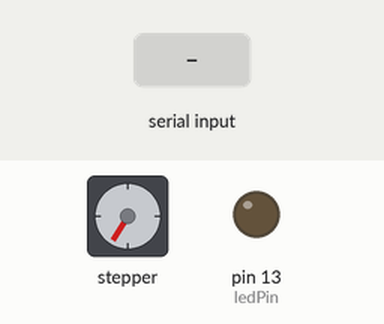
Recording of a sketch running on a simulated Arduino Uno, built with avr-gcc and run on an emulated ATmega328P. Shown: stepper motor, output pins drawn as LEDs (lit = HIGH). Wiring (inferred from the names in the program): stepper motor driver (200 steps per turn assumed): step pin 5; direction pin 4. The test bench sets the inputs (shaded band). Pins used as bus, display or sensor lines are not drawn.

Above: at 1.25 s.
1.3 s: "5\n" received over Serial
At 2.3 s:
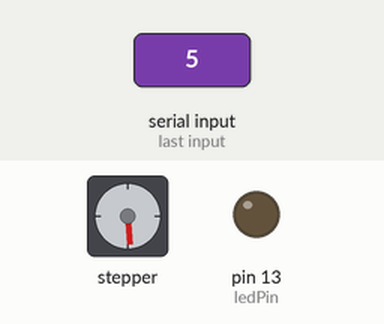
4.3 s: "90,45,200\n" received over Serial
At 4.94 s:
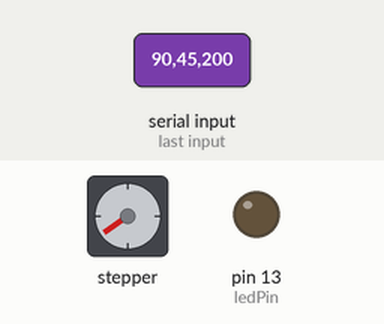
7.3 s: "30,150,10\n" received over Serial
At 7.65 s:
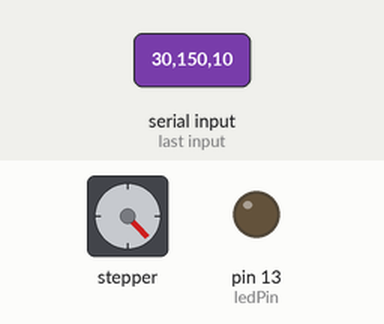
Timing chart, 0 to 16.3 s (numbered marks = the images above; inputs shaded):
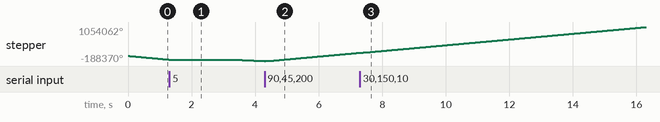

The sketch:

v0.3.ino
```cpp
// (licence header left out)
// constants
const int ledPin = 13;
const int toMax = 1984;
float waitTime1 = 0.003;
float waitTime2 = 0.003;
float waitTime3 = 0.003;
int roundedWaitTime1 = 0;
int roundedWaitTime2 = 0;
int roundedWaitTime3 = 0;
int waitTime;

//stepper driver microstepping pins
const int ms1Pin = 10;
const int ms2Pin = 9;
const int ms3Pin = 8;

//actuator pins and variables
const int stepPin1 = 5; //motor 1
const int dirPin1 = 4;
const int hallPin1 = 3;
int accelChange1;
int accelBin1 = 0;
int decelBin1 = 0;
long currentPos1 = 0;
long targetPos1 = 0;
unsigned long changeTime1 = 0;

const int stepPin2 = 5; //motor 2 (REMEMBER TO CHANGE!)
const int dirPin2 = 4;
const int hallPin2 = 3;
int accelChange2;
int accelBin2 = 0;
int decelBin2 = 0;
long currentPos2 = 0;
long targetPos2 = 0;
unsigned long changeTime2 = 0;

const int stepPin3 = 5; //motor 3 (REMEMBER TO CHANGE! )
const int dirPin3 = 4;
const int hallPin3 = 3;
int accelChange3;
int accelBin3 = 0;
int decelBin3 = 0;
long currentPos3 = 0;
long targetPos3 = 0;
unsigned long changeTime3 = 0;

//motor position data structure
struct motorsAccel {
  int Accel1, Accel2, Accel3, target1, target2, target3;
};

//program variables
int roundedWaitTime;
int hallStatus;
long targetPos;
unsigned long currentTime;
unsigned long difference;

void setup() {
  //change the microstepping
  pinMode(ms1Pin,OUTPUT);
  pinMode(ms2Pin,OUTPUT);
  pinMode(ms3Pin,OUTPUT);
  digitalWrite(ms1Pin,LOW);
  digitalWrite(ms2Pin,HIGH);
  digitalWrite(ms3Pin,LOW);

  //setup the actuator pins
  pinMode(stepPin1,OUTPUT); //motor 1
  pinMode(dirPin1,OUTPUT);
  pinMode(hallPin1,INPUT);

  pinMode(stepPin2,OUTPUT); //motor 2
  pinMode(dirPin2,OUTPUT);
  pinMode(hallPin2,INPUT);

  pinMode(stepPin3,OUTPUT); //motor 3
  pinMode(dirPin3,OUTPUT);
  pinMode(hallPin3,INPUT);

  //onboard LED for troubleshooting
  pinMode(ledPin,OUTPUT);

  Serial.begin(115200);
  // startHoming(stepPin1, dirPin1, hallPin1);
  // startHoming(stepPin2, dirPin2, hallPin2);
  // startHoming(stepPin3, dirPin3, hallPin3);
}

//Homing function
void startHoming(int stepPin, int dirPin, int hallPin){
  int courseDelay = 400;
  int fineDelay = 2000;

  //reset hallStatus variable
  hallStatus = HIGH;

  //start course homing
  digitalWrite(dirPin,LOW);
  hallStatus = digitalRead(hallPin);
  while(hallStatus == HIGH){
    digitalWrite(stepPin,HIGH);
    delayMicroseconds(courseDelay);
    digitalWrite(stepPin,LOW);
    hallStatus = digitalRead(hallPin);
  }
  Serial.println("COURSE HOMING COMPLETE");

  //rewind the actuator a bit to prepare for fine homing
  digitalWrite(dirPin,HIGH);
  for(int i = 0; i<500; i++){
    digitalWrite(stepPin,HIGH);
    delayMicroseconds(courseDelay);
    digitalWrite(stepPin,LOW);
  }
  Serial.println("REWIND COMPLETE");

  //start fine homing
  digitalWrite(dirPin,LOW);
  hallStatus = digitalRead(hallPin);
  while(hallStatus == HIGH){
    digitalWrite(stepPin1,HIGH);
    delayMicroseconds(fineDelay);
    digitalWrite(stepPin1,LOW);
    hallStatus = digitalRead(hallPin);
  }
  Serial.println("FINE HOMING COMPLETE");
}

//based on a target position, this creates a plan of the motion to reach target
int motionPlanning(int currentPos, int targetPos, int dirPin){

  //find and return the step where acceleration changes
  int totalSteps = abs(targetPos-currentPos);
  int accelChange;
  if(totalSteps > 2*toMax){
    accelChange = totalSteps - toMax;
  }else{
    accelChange = round(totalSteps/2);
  }

  //set the direction pin based on the direction of the target
  if(targetPos > currentPos){
    digitalWrite(dirPin, HIGH);
  }else{
    digitalWrite(dirPin, LOW);
  }
  return accelChange;
}

//function to return the next delay value for positive acceleration
float positiveAcceleration(float waitTime) {
  float dVelocity = waitTime * 4000;
  waitTime = 1/(dVelocity+1/waitTime);
  if (waitTime < 0.00025){
    waitTime = 0.00025;
  }
  return waitTime;
}

//function to return the next delay value for negative acceleration
float negativeAcceleration(float waitTime) {
  float dVelocity = waitTime * -4000;
  waitTime = 1/(dVelocity+1/waitTime);
  if (waitTime > 0.003){
    waitTime = 0.003;
  }
  return waitTime;
}

//function that returns the next delay needed for any motor
float nextTime(int *accelBin, int *decelBin, float waitTime){
  if(*accelBin !=0){
    waitTime = positiveAcceleration(waitTime);
    (*accelBin)--;
  } else if(*decelBin !=0){
    waitTime = negativeAcceleration(waitTime);
    (*decelBin)--;
  } else {
    waitTime = 0;
  }

  return waitTime;
}


//
motorsAccel motorParser() {
  //Motor target parser
  while (Serial.available() > 0){
    targetPos1 = Serial.parseInt();
    targetPos2 = Serial.parseInt();
    targetPos3 = Serial.parseInt();

    //newline indicates finished
    if (Serial.read() == '\n'){
      //constrain target so that motors don't overextend (CHANGE TO CORRECT ENDPOINTS!)
      targetPos1 = constrain(targetPos1, 0, 1000);
      targetPos2 = constrain(targetPos2, 0, 1000);
      targetPos3 = constrain(targetPos3, 0, 1000);

      //run motion planning
      accelChange1 = motionPlanning(currentPos1, targetPos1, dirPin1);
      accelChange2 = motionPlanning(currentPos2, targetPos2, dirPin2);
      accelChange3 = motionPlanning(currentPos3, targetPos3, dirPin3);

      motorsAccel Vulcan = {accelChange1, accelChange2, accelChange3, targetPos1, targetPos2, targetPos3};
      return Vulcan;
    }
  }
}

void loop() {
  //run parser
  if (Serial.available() > 0){
    motorsAccel Vulcan = motorParser();

    //get accelBin and decelBin
    accelBin1 = Vulcan.Accel1;
    accelBin2 = Vulcan.Accel2;
    accelBin3 = Vulcan.Accel3;
    decelBin1 = abs(Vulcan.target1 - currentPos1) - accelBin1;
    decelBin2 = abs(Vulcan.target2 - currentPos2) - accelBin2;
    decelBin3 = abs(Vulcan.target3 - currentPos3) - accelBin3;

    waitTime1 = nextTime(&accelBin1, &decelBin1, waitTime1);
    waitTime2 = nextTime(&accelBin2, &decelBin2, waitTime2);
    waitTime3 = nextTime(&accelBin3, &decelBin3, waitTime3);

    roundedWaitTime1 = round(waitTime1*1000000);
    roundedWaitTime2 = round(waitTime2*1000000);
    roundedWaitTime3 = round(waitTime3*1000000);

    changeTime2 = micros() + roundedWaitTime2;
    changeTime1 = micros() + roundedWaitTime1;
    changeTime3 = micros() + roundedWaitTime3;
  }

  currentTime = micros();

  if (currentTime > changeTime1){
    digitalWrite(stepPin1, HIGH);
    digitalWrite(stepPin1, LOW);
    if (accelBin1 != 0 || decelBin1 != 0){
      waitTime1 = nextTime(&accelBin1, &decelBin1, waitTime1);
      roundedWaitTime1 = round(waitTime1*1000000);
      changeTime1 = currentTime + roundedWaitTime1;
    }
  }

  if (currentTime > changeTime2){
    digitalWrite(stepPin2, HIGH);
    digitalWrite(stepPin2, LOW);
    if (accelBin2 != 0 || decelBin2 != 0){
      waitTime2 = nextTime(&accelBin2, &decelBin2, waitTime2);
      roundedWaitTime2 = round(waitTime2*1000000);
      changeTime2 = currentTime + roundedWaitTime2;
    }
  }

  if (currentTime > changeTime3){
    digitalWrite(stepPin3, HIGH);
    digitalWrite(stepPin3, LOW);
    if (accelBin3 != 0 || decelBin3 != 0){
      waitTime3 = nextTime(&accelBin3, &decelBin3, waitTime3);
      roundedWaitTime3 = round(waitTime3*1000000);
      changeTime3 = currentTime + roundedWaitTime3;
    }
  }
}
```
